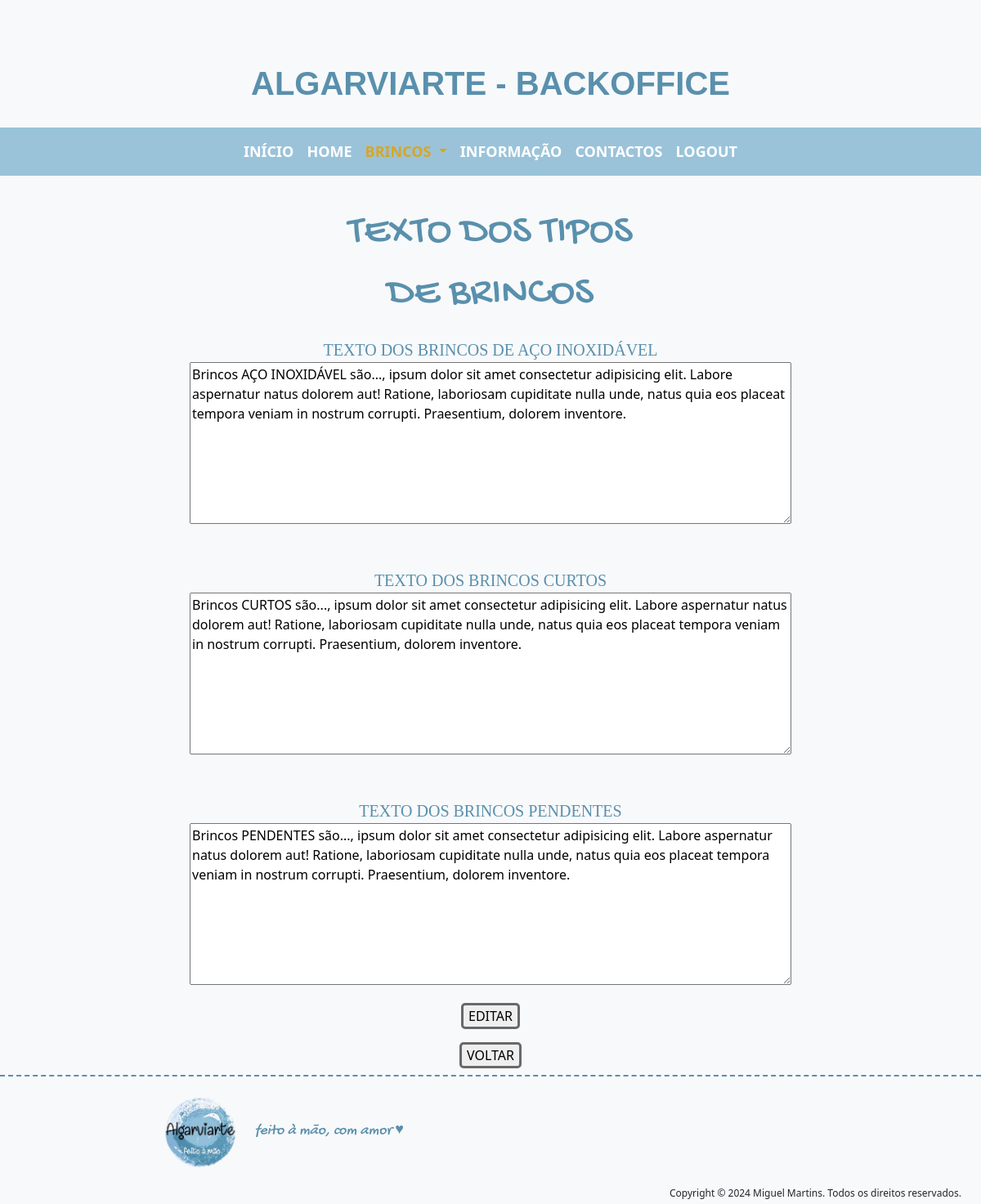
The page /backoffice/editar_texto_brincos.php (signed in) on the database its author committed.
### tables this page shows
CREATE TABLE `tipo_brincos` (
  `id` int(11) NOT NULL,
  `titulo` varchar(300) NOT NULL,
  `pagina` varchar(300) NOT NULL,
  `texto` longtext NOT NULL
);

### backoffice/editar_texto_brincos.php (called while the page is built, shortened)
<?php
require("componentes/header.php");
require("mains/editar_texto_brincos_main.php");
require("componentes/footer.php");
?>

### helpers/base_dados.php (called while the page is built, shortened)
<?php
$pdo = New PDO("mysql:host=sql204.infinityfree.com;dbname=if0_37541991_algarviarte;charset=utf8mb4;", "if0_37541991", "zer0algarviarte");
function selectSQLUnico($sql){
    global $pdo;
    $consulta = $pdo->query($sql);
    $resultado = $consulta->fetch(PDO::FETCH_ASSOC);
    return $resultado;
}
?>

### helpers/brincos_helper.php (called while the page is built, shortened)
<?php
function getTextoBrincos($id){
    $resultado = selectSQLUnico("SELECT texto FROM tipo_brincos WHERE id=$id");
    return $resultado["texto"];
}
?>

### backoffice/mains/editar_texto_brincos_main.php (the view, shortened to what this page needs)
<main class="container mt-3 px-0 mx-auto">
    <div class="row mt-2 mb-2 px-0 mx-0">
        <div class="col-4 t4 mx-auto text-center mt-3">
            texto dos tipos de brincos
        </div>
    </div>
    <div class="row mt-3 mb-2 px-0 mx-0 text-center">
        <form action="" class="col-8 mx-auto">
            <label for="textoAco" class="t5">texto dos brincos de aço inoxidável</label>
            <br>
            <textarea name="textoAco" id="editor1" autofocus rows="8"
                style="width: 100%;"><?= getTextoBrincos(3); ?></textarea>
            <br><br><br>
            <label for="textoCurtos" class="t5">texto dos brincos curtos</label>
            <br>
            <textarea name="textoCurtos" id="editor2" autofocus rows="8"
                style="width: 100%;"><?= getTextoBrincos(2); ?></textarea>
            <br><br><br>
            <label for="textoPendentes" class="t5">texto dos brincos pendentes</label>
            <br>
            <textarea name="textoPendentes" id="editor3" autofocus rows="8"
                style="width: 100%;"><?= getTextoBrincos(1); ?></textarea>
            <br>
            <input type="submit" value="EDITAR" class="editar mb-3 mt-3">
        </form>
        <a href="brincos_<?= $tipo; ?>"><button class="close2">voltar</button></a>
    </div>
</main>

### backoffice/css/style_backoffice.css (style rules this page uses)
body { max-width: 1280px; min-width: 992px; }
html { scroll-behavior: smooth; }
.t4 { text-transform: uppercase; font-family: "GochiHand"; color: #5990ad; font-size: 50px; }
.t5 { text-transform: uppercase; font-family: "Times New Roman", Times, serif; color: #5990ad; font-size: 20px; }
.close, .close2, .editar { border: 3px solid rgb(105, 105, 105); text-transform: uppercase; border-radius: 5px; }

### rows shown on the page
tipo_brincos: textoAco "Brincos AÇO INOXIDÁVEL são..., ipsum dolor sit amet consectetur adipisicing elit. Labore aspernatur natus dolorem aut! Ratione, laboriosam cupiditate nulla unde, natus quia eos placeat tempora veniam in nostrum corrupti. Praesentium, dolorem inventore."
tipo_brincos: textoCurtos "Brincos CURTOS são..., ipsum dolor sit amet consectetur adipisicing elit. Labore aspernatur natus dolorem aut! Ratione, laboriosam cupiditate nulla unde, natus quia eos placeat tempora veniam in nostrum corrupti. Praesentium, dolorem inventore."
tipo_brincos: textoPendentes "Brincos PENDENTES são..., ipsum dolor sit amet consectetur adipisicing elit. Labore aspernatur natus dolorem aut! Ratione, laboriosam cupiditate nulla unde, natus quia eos placeat tempora veniam in nostrum corrupti. Praesentium, dolorem inventore."
